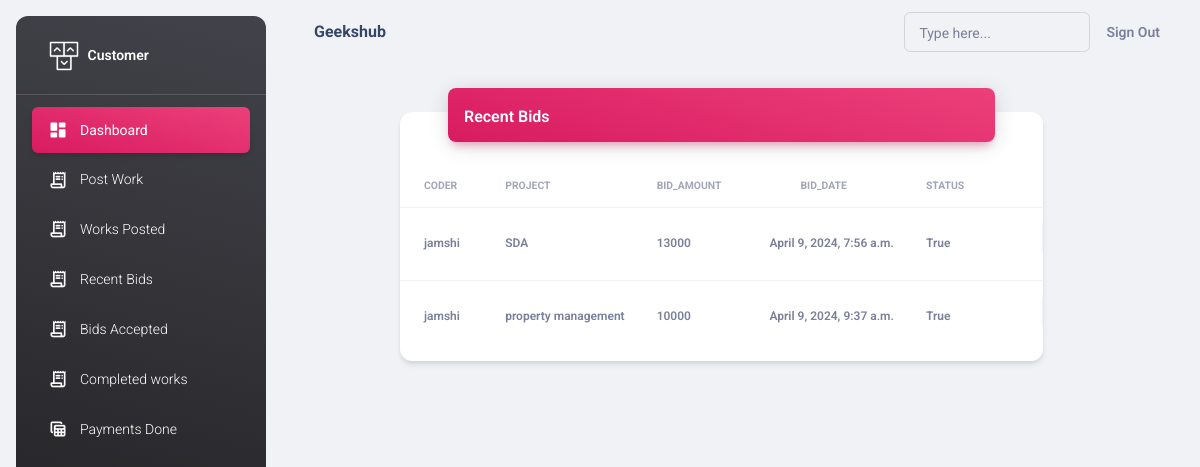
Before: /buyerapp/bids/ (signed in) with the older database file.
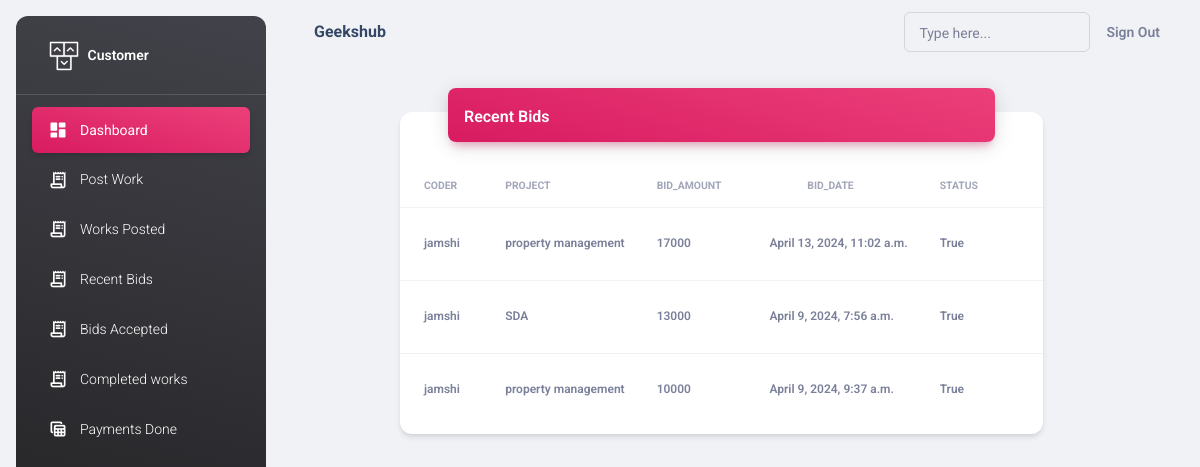
After: the same page with the newer database file.
### adminapp/models.py (models this page shows)
class Bid(models.Model):
    coder=models.ForeignKey(Coder,on_delete=models.CASCADE)
    project=models.ForeignKey(Project,on_delete=models.CASCADE)
    bid_amount=models.PositiveIntegerField()
    note=models.CharField(max_length=100,null=True)
    bid_date=models.DateTimeField(auto_now_add=True)
    status=models.BooleanField(default=False)
    CHOICES = [
        ("Pending","Pending"),
        ("On progress", "On progress"),
        ("Completed", "Completed"),
    ]
    progress=models.CharField(max_length=100,choices=CHOICES,default="Pending")

class User(AbstractUser):
    ROLE_CHOICES = [
        ("admin","Admin"),
        ("coder", "Coder"),
        ("buyer", "Buyer"),
    ]
    role = models.CharField(max_length=200, choices=ROLE_CHOICES, default="coder")

class Coder(User):
    name = models.CharField(max_length=100)
    phone = models.CharField(max_length=100)
    email_address = models.EmailField()
    address = models.CharField(max_length=100)
    designation=models.CharField(max_length=100)
    gender=models.CharField(max_length=100)
    skills=models.CharField(max_length=100)
    proof = models.FileField(null=True, upload_to="images")
    profile = models.ImageField(upload_to="images", null=True)
    bio=models.CharField(max_length=100,null=True)
    rating=models.CharField(max_length=50,null=True)
    status= models.BooleanField(default=True)
    def __str__(self):
        return self.name

class Project(models.Model):
    buyer=models.ForeignKey(Buyer,on_delete=models.CASCADE)
    title=models.CharField(max_length=100)
    description=models.CharField(max_length=100)
    skills_required=models.CharField(max_length=100)
    budget=models.PositiveIntegerField()
    category=models.CharField(max_length=100)
    tags=models.CharField(max_length=100)
    deadline=models.CharField(max_length=100)
    status= models.BooleanField(default=True)

### buyerapp/views.py (the view)
# urls.py: path('bids/',views.BidsListView.as_view(),name="bids"),
class BidsListView(ListView):
    template_name="buyerapp/bids.html"
    model=Bid
    context_object_name="bids"
    def get_queryset(self):
        current_user = self.request.user
        queryset = Bid.objects.filter(project__buyer=current_user).order_by('-bid_amount')
        return queryset

### buyerapp/templates/buyerapp/bids.html (shortened to what this page needs)
{%extends 'buyerapp/base.html'%}
{%load static%}
{%block body_block%}
<div class="container-fluid py-4">
    <div class="row" style="margin-left: 90px;">
      <div class="col-10">
        <div class="card my-4">
          <div class="card-header p-0 position-relative mt-n4 mx-5 z-index-2">
            <div class="bg-gradient-primary shadow-primary border-radius-lg pt-3 pb-1">
              <h6 class="text-white text-capitalize ps-3">Recent Bids</h6>
            </div>
          </div>
          <div class="card-body px-0 pb-2">
            <div class="table-responsive p-0">
              <table class="table align-items-center mb-0">
                <thead>
                  <tr>
                    <th class="text-uppercase text-secondary text-xxs font-weight-bolder opacity-7">coder</th>
                    <th class="text-uppercase text-secondary text-xxs font-weight-bolder opacity-7">project</th>
                    <th class="text-center text-uppercase text-secondary text-xxs font-weight-bolder opacity-7">bid_amount</th>
                    <th class="text-center text-uppercase text-secondary text-xxs font-weight-bolder opacity-7">bid_date</th>
                    <th class="text-center text-uppercase text-secondary text-xxs font-weight-bolder opacity-7">status</th>
                    <th class="text-center text-uppercase text-secondary text-xxs font-weight-bolder opacity-7">Action</th>
                  </tr>
                </thead>
                <tbody>
                    {%for b in bids%}
                        <tr>
                            <td>
                            <p class="text-xs font-weight-bold mb-0 ms-3">{{b.coder}}</p>
                            </td>
                            <td>
                                <p class="text-xs font-weight-bold mb-0 ms-3">{{b.project.title}}</p>
                            </td>
                            <td>
                                <p class="text-xs font-weight-bold mb-0 ms-3">{{b.bid_amount}}</p>
                            </td>
                            <td>
                                <p class="text-xs font-weight-bold mb-0 ms-3">{{b.bid_date}}</p>
                            </td>
                            <td>
                                <p class="text-xs font-weight-bold mb-0 ms-3">{{b.status}}</p>
                            </td>
                            <td>
                            </td>
                        </tr>
                    {%endfor%}
                </tbody>
              </table>
            </div>
          </div>
        </div>
      </div>
    </div>
  </div>
{%endblock%}

Changed rows visible on the page:
added Bid: coder "jamshi", project "property management", bid_amount "17000", bid_date "April 13, 2024, 11:02 a.m.", status "True"
